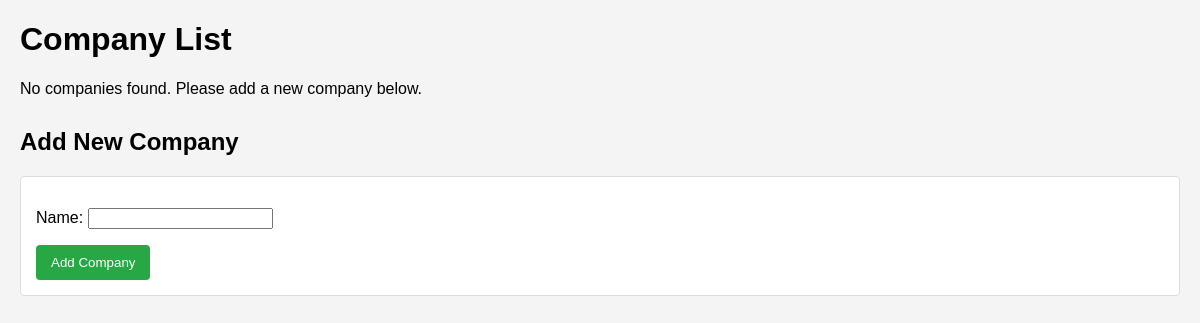
The app's page /companies/, older data.
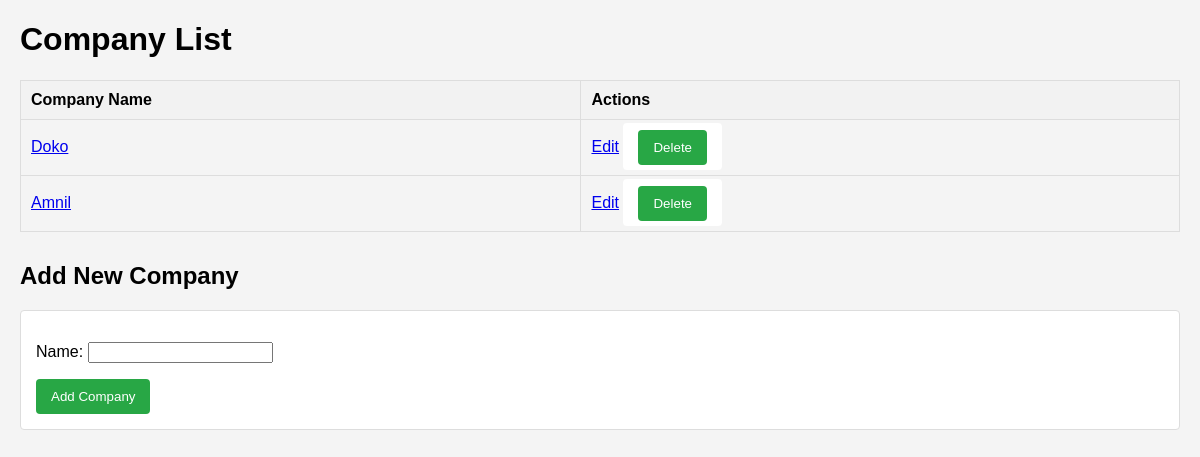
The same page, newer data.
### companies/models.py (models this page shows, shortened)
class Company(models.Model):
    name = models.CharField(max_length=255, unique=True)  # Company name must be unique across all companies.

### companies/views.py (the view)
# urls.py: path('companies/', company_list, name='company_list'),
def company_list(request):
    if request.method == 'POST':
        form = CompanyForm(request.POST)
        if form.is_valid():
            company = form.save()
            create_database(company.name)  # Create a unique database for each company
            return redirect('company_list')
    else:
        form = CompanyForm()
    companies = Company.objects.all()  # Fetch all existing companies
    return render(request, 'company_list.html', {'companies': companies, 'form': form})

### companies/forms.py
class CompanyForm(forms.ModelForm):
    class Meta:
        model = Company
        fields = ['name']

### companies/templates/company_list.html (shortened to what this page needs)
<!DOCTYPE html>
<html lang="en">
<head>
    {% load static %}
    <link rel="stylesheet" href="{% static 'company_list.css' %}">
</head>
<body>
    <h1>Company List</h1>
    {% if companies %}
    <table>
        <thead>
            <tr>
                <th>Company Name</th>
                <th>Actions</th>
            </tr>
        </thead>
        <tbody>
            {% for company in companies %}
            <tr>
                <td>
                    <a href="{% url 'add_student' company.id %}">{{ company.name }}</a>
                </td>
                <td>
                    <a href="{% url 'update_company' company.id %}">Edit</a>
                    <form action="{% url 'delete_company' company.id %}" method="POST" style="display:inline;">
                        <button type="submit"
                            onclick="return confirm('Are you sure you want to delete this company?');">Delete</button>
                    </form>
                </td>
            </tr>
            {% endfor %}
        </tbody>
    </table>
    {% else %}
    <p>No companies found. Please add a new company below.</p>
    {% endif %}
    <h2>Add New Company</h2>
    <form method="POST" class="addCompanyForm">
        {{ form.as_p }}
        <button type="submit">Add Company</button>
    </form>
</body>
</html>

### companies/static/company_list.css (style rules this page uses)
body { font-family: Arial, sans-serif; margin: 20px; background-color: #f4f4f4; }
h2 { margin-top: 30px; }
table { width: 100%; border-collapse: collapse; margin-top: 20px; }
th, td { border: 1px solid #ddd; padding: 10px; text-align: left; }
th { background-color: #f2f2f2; font-weight: bold; }
button { background-color: #28a745; color: white; border: none; padding: 10px 15px; border-radius: 4px; cursor: pointer; transition: background 0.3s; }
form { margin-top: 20px; padding: 15px; background: #fff; border-radius: 4px; }
.addCompanyForm { border: 1px solid #ddd; }

Row changes from the older to the newer data that the page shows:
added Company: name "Doko"
added Company: name "Amnil"
Text that changed along with them:
text no longer shown: "No companies found. Please add a new company below."
text now shown: "Company Name Actions"
